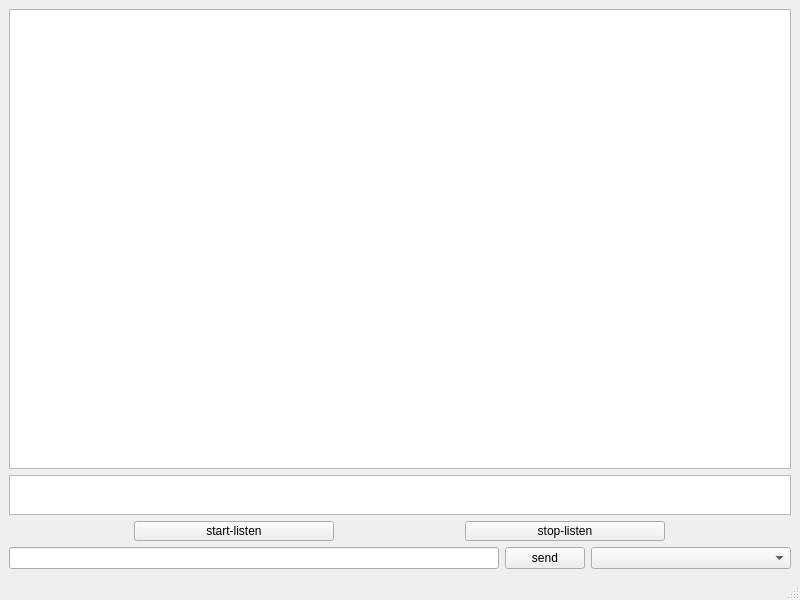
<?xml version="1.0" encoding="UTF-8"?>
<ui version="4.0">
 <class>MainWindow</class>
 <widget class="QMainWindow" name="MainWindow">
  <property name="geometry">
   <rect>
    <x>0</x>
    <y>0</y>
    <width>800</width>
    <height>600</height>
   </rect>
  </property>
  <property name="windowTitle">
   <string>MainWindow</string>
  </property>
  <widget class="QWidget" name="centralwidget">
   <layout class="QVBoxLayout" name="verticalLayout">
    <item>
     <widget class="QTextBrowser" name="textBrowser"/>
    </item>
    <item>
     <widget class="QTextEdit" name="textEdit">
      <property name="maximumSize">
       <size>
        <width>16777215</width>
        <height>40</height>
       </size>
      </property>
     </widget>
    </item>
    <item>
     <layout class="QHBoxLayout" name="horizontalLayout">
      <item>
       <widget class="QPushButton" name="start">
        <property name="maximumSize">
         <size>
          <width>200</width>
          <height>20</height>
         </size>
        </property>
        <property name="text">
         <string>start-listen</string>
        </property>
       </widget>
      </item>
      <item>
       <widget class="QPushButton" name="stop">
        <property name="minimumSize">
         <size>
          <width>200</width>
          <height>20</height>
         </size>
        </property>
        <property name="maximumSize">
         <size>
          <width>200</width>
          <height>20</height>
         </size>
        </property>
        <property name="text">
         <string>stop-listen</string>
        </property>
       </widget>
      </item>
     </layout>
    </item>
    <item>
     <layout class="QHBoxLayout" name="horizontalLayout_2">
      <item>
       <widget class="QLineEdit" name="lineEdit"/>
      </item>
      <item>
       <widget class="QPushButton" name="SEND">
        <property name="maximumSize">
         <size>
          <width>100</width>
          <height>16777215</height>
         </size>
        </property>
        <property name="text">
         <string>send</string>
        </property>
       </widget>
      </item>
      <item>
       <widget class="QComboBox" name="comboBox">
        <property name="minimumSize">
         <size>
          <width>200</width>
          <height>0</height>
         </size>
        </property>
        <property name="maximumSize">
         <size>
          <width>200</width>
          <height>16777215</height>
         </size>
        </property>
       </widget>
      </item>
     </layout>
    </item>
   </layout>
  </widget>
  <widget class="QMenuBar" name="menubar">
   <property name="geometry">
    <rect>
     <x>0</x>
     <y>0</y>
     <width>800</width>
     <height>23</height>
    </rect>
   </property>
  </widget>
  <widget class="QStatusBar" name="statusbar"/>
 </widget>
 <resources/>
 <connections/>
</ui>
